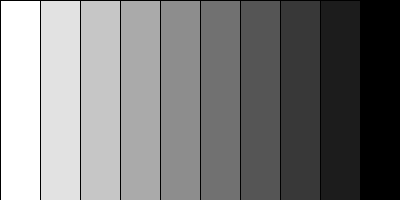
Frame 1 (no input)
Frame 60 (the mouse pressed at the canvas centre just before this capture): identical to frame 1, image omitted
Frame 120 (the mouse held since frame 60 and released just before this capture): identical to frame 1, image omitted

The Processing sketch that drew this single still picture (run headless with seeded random() and noise(); from frame 60 on, the mouse is pressed at the canvas centre):

// Processing sketch: ej11e_barrasConFor_map
// ── ej11e_barrasConFor_map.pde
//Estructuras repetitivas: CICLO FOR

int ancho;

void setup(){
  size( 400, 200 );
  
  ancho = width / 10;  //=40
  
}

void draw(){
  background( 0 );
   
  for( int i = 0 ; i < 10 ; i++ ){
    float m = map( i, 0, 9, 255, 0 );
    fill( m );
    rect(i*40, 0, ancho, height );
    //println( i );
  }
  
  //CNCLUSION: map() combinado con indices me permite reescalar y reutilizar valores

}
